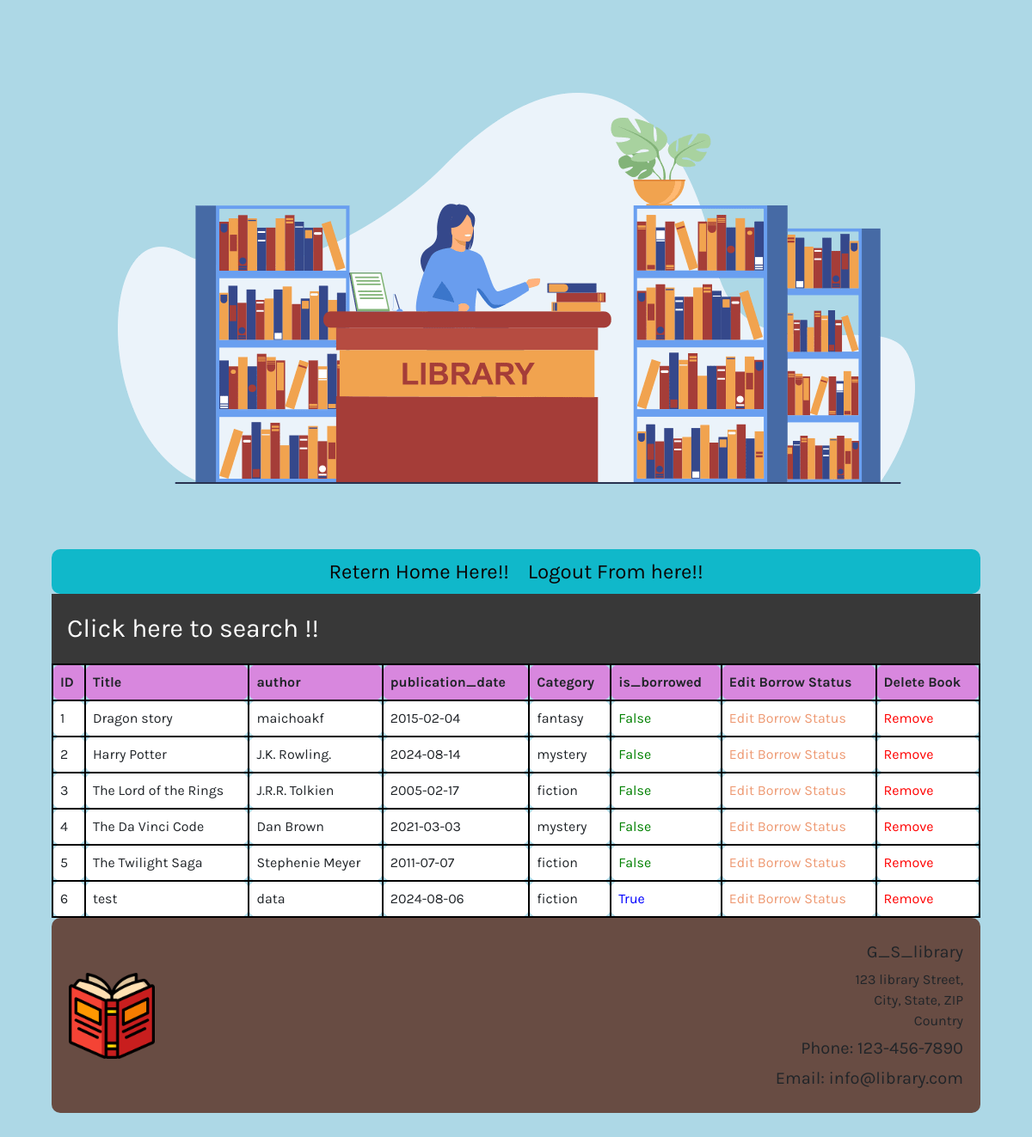
The app's page /Library/all/ (signed in) with its own data.
### Library_0/models.py (models this page shows, shortened)
class Book(models.Model):
    CATEGORY_CHOICES = (
        ('fiction', 'Fiction'),
        ('nonfiction', 'Non-fiction'),
        ('mystery', 'Mystery'),
        ('biography', 'Biography'),
        ('science', 'Science'),
        ('fantasy', 'Fantasy'),
    )
    title = models.CharField(max_length=200, unique=True)
    author = models.CharField(max_length=100)
    publication_date = models.DateField()
    category = models.CharField(max_length=50, choices=CATEGORY_CHOICES)
    is_borrowed = models.BooleanField(default=False)

### Library_0/views.py (the view)
# urls.py: path('all/',list,name = 'view_all_fun'),
@login_required()
def list(request):
    queryset = Book.objects.all()
    name_query  = request.GET.get('title')
    category_query = request.GET.get('category')
    if name_query:
        queryset = queryset.filter(title__icontains=name_query)
    if category_query:
        queryset = queryset.filter(category__icontains=category_query)
    if str(name_query).lower() == 'all' and request.user.is_superuser:
        queryset = Book.objects.all()
    serializer = bookSerializer(queryset, many=True)
    context = {'Books': serializer.data,}
    if not request.user.is_superuser and not name_query and not category_query:
        context = {'Books': ''}
    return render(request,'view_all_Books.html',context)

### Library_0/templates/view_all_Books.html (shortened to what this page needs)
{% extends 'base_lib.html' %}
{% load static %}
{% block content %}
<button type="button" class="collapsible">Click here to search !!</button>
<table>
    <thead>
        <tr>
            <th>ID</th>
            <th>Title</th>
            <th>author</th>
            <th>publication_date</th>
            <th>Category</th>
            <th>is_borrowed</th>
            {% if user.is_superuser %}
            <th>Edit Borrow Status</th>
            {% else %}
                        <th>Borrow Book ?</th>
            {% endif %}
            {% if user.is_superuser %}
            <th>Delete Book</th>
            {% endif %}
        </tr>
    </thead>
    <tbody>
        {% for book in Books %}
        <tr>
            <td>{{ book.id }}</td>
            <td>{{ book.title }}</td>
            <td>{{ book.author }}</td>
            <td>{{ book.publication_date }}</td>
            <td>{{ book.category }}</td>
            <td style="color: {% if book.is_borrowed %}blue{% else %}green{% endif %};">
                {{ book.is_borrowed }}
            </td>
            <td>
                {% if user.is_superuser %}
                    <a href="{% url 'update_borrow_status' book.id %}">Edit Borrow Status</a>
                {% else %}
                    {% if not book.is_borrowed %}
                        <a href="{% url 'update_borrow_status' book.id %}">Borrow This Book</a>
                    {% else %}
                        Book is currently borrowed
                    {% endif %}
                {% endif %}
            </td>
            {% if user.is_superuser %}
            <td><a style="color: red;"  href="#">Remove</a></td>
            {% endif %}
        {% endfor %}
    </tbody>
</table>
{% endblock %}

### Library_0/templates/base_lib.html (shortened to what this page needs)
{% load static %}
<!DOCTYPE html>
<html lang="en">
  <head>
      <link href="https://maxcdn.bootstrapcdn.com/bootstrap/4.5.2/css/bootstrap.min.css" rel="stylesheet">
    <link
      rel="preload"
      as="style"
      href="{% static 'css/style.css' %}"
      onload="this.rel = 'stylesheet'"
    />
  </head>
  <header>
  <img src="{% static 'img/header.png' %}" />
  </header>
    <nav>
      <ul>
        <li><a href="{% url 'home' %}">Retern Home Here!!</a></li>
        <li><a href="{% url 'baselogout' %}">Logout From here!!</a></li>
      </ul>
    </nav>
<body>
{% block content %}
{% endblock %}
<footer style="background-color: #684c43;">
    <article>
        <img src="{% static 'img/facicono.ico' %}" alt="Clinic Logo" />
    </article>
    <article class="footer-info">
        <div >
            <p>G_S_library</p>
            <address>
                123 library Street,<br>
                City, State, ZIP<br>
                Country
            </address>
            <p>Phone: 123-456-7890</p>
            <p>Email: info@library.com</p>
        </div>
    </article>
</footer>
</body>
</html>

### Library_0/static/css/style.css (style rules this page uses)
body { font-family: 'Karla', sans-serif; margin-top: 3rem; margin-bottom: 3rem; margin-left: 5%; margin-right: 5%; background-color: #add8e6; }
p, ul { font-size: 1.25rem;; }
a { color: #EE9972; text-decoration: none; }
header img { display: block; margin-left: auto; margin-right: auto; max-width: 100%; height: auto; border-radius: 10px; }
nav { background-color: #10b8ca; border-radius: 10px; margin-top: 1rem; margin-bottom: 1rem; margin-bottom: 0px; }
nav ul { list-style: none; font-size: 1.5rem; text-align: center; padding-inline-start: 0rem; margin-bottom: 0px; }
nav ul li { display: inline-block; margin: 0.5rem; }
nav ul a { color: #0a0202; text-decoration: none; }
article { flex:1; }
article img { max-width: 100%; }
footer { background-color: #52200f; border-radius: 10px; padding: 20px; display: flex; align-items: center; justify-content: space-between; }
footer img { max-width: 100px; border-radius: 10px; }
.footer-info { text-align: right; max-width: 300px; }
.footer-info p { margin: 5px 0; }
.footer-info address { margin: 0; font-style: normal; }

### Library_0/templates/view_all_Books.html (style rules this page uses)
.collapsible { background-color: #383838; color: #ffffff; cursor: pointer; padding: 18px; width: 100%; border: none; text-align: left; outline: none; font-size: 30px; }
table { border-collapse: collapse; width: 100%; overflow-x: auto; }
th, td { border: 2px solid #060505; text-align: left; padding: 8px; border-radius: 10px; border-color: black; background-color: #ffffff; white-space: nowrap; }
th { background-color: #d887de; }

### records on screen
Book: id "1", title "Dragon story", author "maichoakf", publication_date "2015-02-04", category "fantasy", is_borrowed "False"
Book: title "Harry Potter", author "J.K. Rowling."
Book: title "The Lord of the Rings", author "J.R.R. Tolkien"
Book: title "The Da Vinci Code", author "Dan Brown"
Book: title "The Twilight Saga", author "Stephenie Meyer"
Book: title "test", author "data"

### other values on screen
{{ book.id }} "2" "3" "4" "5" "6"
{{ book.publication_date }} "2024-08-14" "2005-02-17" "2021-03-03" "2011-07-07" "2024-08-06"
{{ book.category }} "mystery" "fiction" "mystery" "fiction" "fiction"
{{ book.is_borrowed }} "False" "False" "False" "False" "True"
